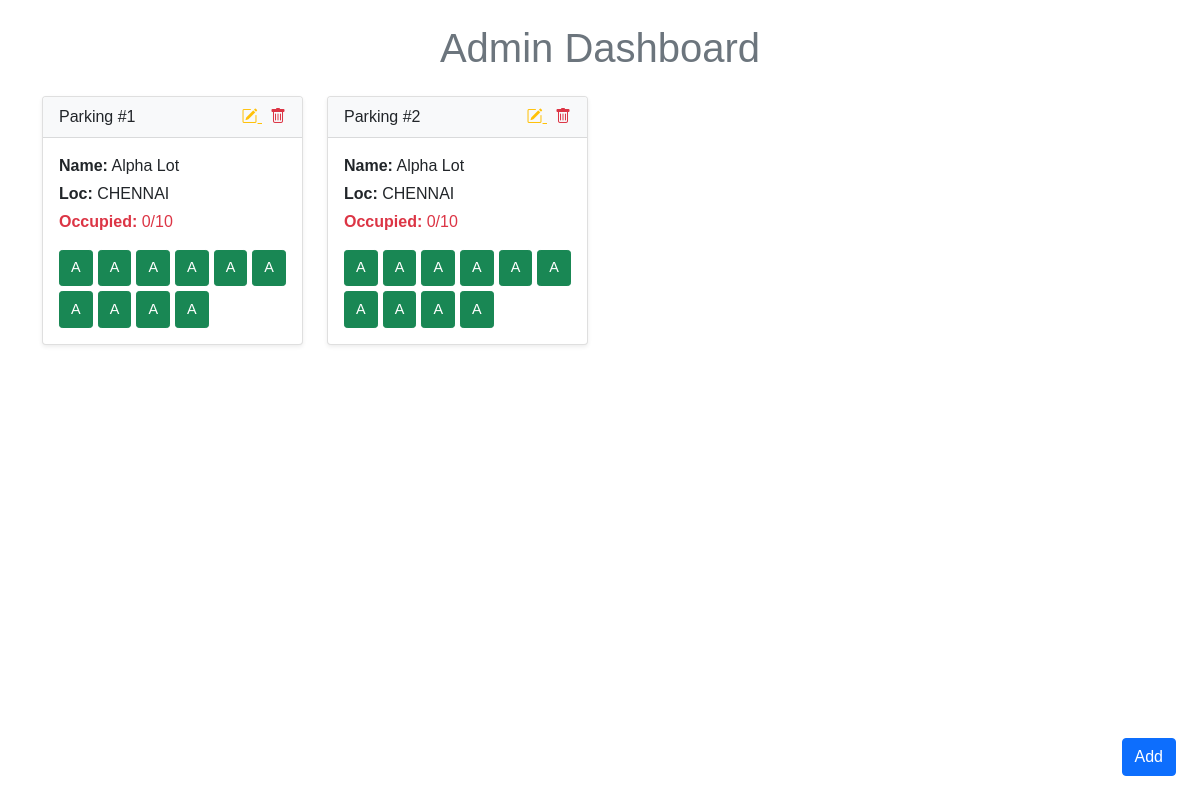
Page /admin_dashboard on the committed database.
### backend/models.py (models this page shows)
class ParkingLot(db.Model):
    __tablename__ = "parking_lot"
    id = db.Column(db.Integer, primary_key=True)
    name = db.Column(db.String(100), nullable=False)
    location = db.Column(db.String(100))
    price_per_hour = db.Column(db.Float, nullable=False)
    total_spots = db.Column(db.Integer, nullable=False)

class ParkingSpot(db.Model):
    __tablename__ = "parking_spots"
    id = db.Column(db.Integer, primary_key=True)
    lot_id = db.Column(db.Integer, db.ForeignKey('parking_lot.id'), nullable=False)
    status = db.Column(db.String(1), nullable=False, default='A')  # A=Available, O=Occupied
    reservations = db.relationship('Reservation', backref='spot', lazy=True)

### backend/controllers.py (the view)
    @app.route("/admin_dashboard")
    def admin_dashboard():
        users = User_Info.query.filter_by(role=1).all()
        lots = ParkingLot.query.all()
        bookings = Reservation.query.all()
        total_spots     = ParkingSpot.query.count()
        occupied_spots  = ParkingSpot.query.filter_by(status='O').count()
        available_spots = total_spots - occupied_spots
        total_revenue   = sum(b.cost for b in bookings)
        for lot in lots:
            lot.occupied_count = ParkingSpot.query.filter_by(
                lot_id=lot.id, status='O'
            ).count()
            lot.spots = ParkingSpot.query.filter_by(lot_id=lot.id).all()
        return render_template(
            "admin_dashboard.html",
            users=users,
            lots=lots,
            bookings=bookings,
            total_spots=total_spots,
            occupied_spots=occupied_spots,
            available_spots=available_spots,
            total_revenue=total_revenue
        )

### templates/admin_dashboard.html (shortened to what this page needs)
<!DOCTYPE html>
<html lang="en">
<head>
  <link rel="stylesheet" href="{{ url_for('static', filename='css/style.css') }}">
  <link href="https://cdn.jsdelivr.net/npm/bootstrap@5.0.2/dist/css/bootstrap.min.css" rel="stylesheet">
  <link rel="stylesheet" href="https://cdn.jsdelivr.net/npm/bootstrap-icons@1.5.0/font/bootstrap-icons.css">
</head>
<body class="admin-dashboard-page">
  <div class="container py-4">
    <h1 class="mb-4 text-center text-secondary">Admin Dashboard</h1>
    <div class="row g-4">
      {% for lot in lots %}
      <div class="col-12 col-sm-6 col-md-4 col-lg-3">
        <div class="card h-100 shadow-sm">
          <div class="card-header d-flex justify-content-between align-items-center bg-light">
            <span class="h6 mb-0">Parking #{{ lot.id }}</span>
            <div>
              <a href="{{ url_for('edit_lot', lot_id=lot.id) }}" class="text-warning me-2">
                <i class="bi bi-pencil-square"></i>
              </a>
              <a href="{{ url_for('delete_lot', lot_id=lot.id) }}" class="text-danger">
                <i class="bi bi-trash"></i>
              </a>
            </div>
          </div>
          <div class="card-body d-flex flex-column">
            <p class="mb-1"><strong>Name:</strong> {{ lot.name }}</p>
            <p class="mb-1"><strong>Loc:</strong> {{ lot.location }}</p>
            <p class="mb-2 text-danger">
              <strong>Occupied:</strong> {{ lot.occupied_count }}/{{ lot.total_spots }}
            </p>
            <div class="spot-grid">
              {% for spot in lot.spots %}
              <a href="{{ url_for('spot_detail', spot_id=spot.id) }}"
                 class="btn btn-sm {% if spot.status == 'A' %}btn-success{% else %}btn-danger{% endif %}">
                {{ spot.status }}
              </a>
              {% endfor %}
            </div>
          </div>
        </div>
      </div>
      {% else %}
      <div class="col-12">
        <div class="alert alert-warning text-center">No parking lots available.</div>
      </div>
      {% endfor %}
    </div>
  </div>
  <a href="{{ url_for('add_lot') }}" class="btn btn-primary add-btn">Add</a>
</body>
</html>

### static/css/style.css (style rules this page uses)
* { margin: 0; padding: 0; box-sizing: border-box; }
.spot-grid { display: grid; grid-template-columns: repeat(6, 1fr); gap: 0.3rem; margin-top: 0.5rem; }
.spot-grid .btn { width: 100%; padding: 0.4rem 0; font-size: 0.9rem; text-align: center; }
.add-btn { position: fixed; bottom: 1.5rem; right: 1.5rem; border-radius: 0.25rem; padding: 0.75rem 1.25rem; font-size: 1.1rem; z-index: 1000; }
.admin-dashboard-page { font-family: sans-serif; }

### rows in the picture
ParkingLot: id "1", name "Alpha Lot", location "CHENNAI", occupied_count "0", total_spots "10"
ParkingSpot: status "A"
ParkingSpot: status "A"
ParkingSpot: status "A"
ParkingSpot: status "A"
ParkingSpot: status "A"
ParkingSpot: status "A"
ParkingSpot: status "A"
ParkingSpot: status "A"
ParkingSpot: status "A"
ParkingSpot: status "A"
ParkingLot: id "2", name "Alpha Lot", location "CHENNAI", occupied_count "0", total_spots "10"
ParkingSpot: status "A"
ParkingSpot: status "A"
ParkingSpot: status "A"
ParkingSpot: status "A"
ParkingSpot: status "A"
ParkingSpot: status "A"
ParkingSpot: status "A"
ParkingSpot: status "A"
ParkingSpot: status "A"
ParkingSpot: status "A"
